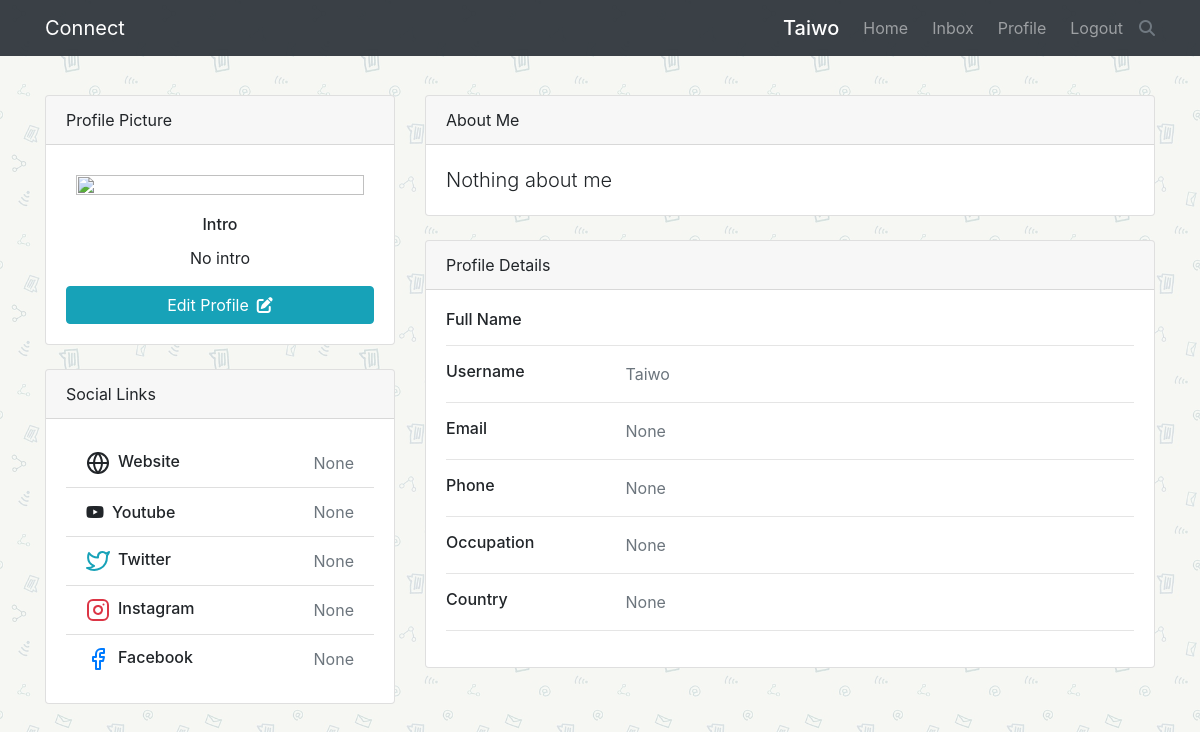
The app's page /user_profile/6cc81dfd09714aa6815d96e62a488e65/ (signed in) with its own data.
### posts/models.py (models this page shows, shortened)
class Profile(models.Model):
    owner = models.OneToOneField(User, on_delete=models.CASCADE, null=True, blank=True, related_name='profile')
    name = models.CharField(max_length=30, null=True, blank=True)
    username = models.CharField(max_length=30, null=True, blank=True)
    intro = models.CharField(max_length=50, null=True, blank=True)
    profile_picture = models.ImageField(
        blank=True, upload_to="Profile_images/")
    cover_picture = models.ImageField(
        blank=True, upload_to="cover_images/")
    occupation = models.CharField(max_length=50, null=True, blank=True)
    about_me = models.TextField(blank=True, null=True)
    mobile = models.CharField(max_length=20, blank=True, null=True)
    email = models.EmailField(max_length=100, null=True, blank=True)
    country = models.CharField(max_length=30, null=True, blank=True)
    website_link = models.URLField(max_length=200, null=True, blank=True)
    facebook_link = models.URLField(max_length=200, null=True, blank=True)
    twitter_link = models.URLField(max_length=200, null=True, blank=True)
    instagram_link = models.URLField(max_length=200, null=True, blank=True)
    youtube_link = models.URLField(max_length=200, null=True, blank=True)
    id = models.UUIDField(max_length=100, default=uuid.uuid4,
                          unique=True, primary_key=True, editable=False)
    def ProfileImageUrl(self):
        try:
            url = self.profile_picture.url
        except:
            url = 'https://ibb.co/Yk9xhdm'
        return url

### posts/views.py (the view)
# urls.py: path('user_profile/<str:id>/', views.user_profile, name= 'user-profile'),
@login_required(login_url='login')
def user_profile(request, id):
    message_form = MessageForm()
    profile = get_object_or_404(Profile, pk=id)
    context = {
        'profile': profile,
        'messageForm': message_form,
    }
    return render(request, 'posts/profile.html', context)

### posts/templates/posts/profile.html (shortened to what this page needs)
{% extends 'base.html' %}
{% block content %}
<div class="row">
    <div class="col-xl-4 mx-auto d-md-flex d-xl-block ">
        <div class="col-md-6 col-xl pr-md-4 pr-xl-0 px-0">
          <div class="card mb-4 mb-xl-4">
              <div class="card-header">Profile Picture</div>
              <img class="img-account-profile rounded" src="{{profile.ProfileImageUrl}}" alt="">
              <div class="card-body text-center">
                <h6 class="card-title">Intro</h6>
                <p class="card-text">{{profile.intro|default_if_none:'No intro'}}</p>
                {% if request.user.profile.id == profile.id %}
                <a href="{% url 'update-profile' profile.id %}" class="btn btn-info btn-block"> Edit Profile<i class="fa fa fa-edit ml-2"></i></a>
                {% else %}
                <button type="button" class="btn btn-info btn-block" data-target="#messageForm" data-toggle="modal">Message <i class="fa fa fa-paper-plane ml-2"></i></button>
                {% endif %}
              </div>
          </div>
        </div>
        <div class="col-md-6 col-xl px-0 ">
          <div class="card mb-4 mb-xl-0">
            <div class="card-header">Social Links</div>
            <div class="card-body">
                <ul class="list-group list-group-flush">
            <li class="list-group-item d-flex justify-content-between align-items-center flex-wrap">
              <h6 class="mb-0">Website</h6>
              <span class="text-secondary">{{profile.website_link}}</span>
            </li>
            <li class="list-group-item d-flex justify-content-between align-items-center flex-wrap">
              <h6 class="mb-0"><i class="fab fa-youtube fa-1x mr-2"></i>Youtube</h6>
              <span class="text-secondary">{{profile.youtube_link}}</span>
            </li>
            <li class="list-group-item d-flex justify-content-between align-items-center flex-wrap">
              <h6 class="mb-0">Twitter</h6>
              <span class="text-secondary">{{profile.twitter_link}}</span>
            </li>
            <li class="list-group-item d-flex justify-content-between align-items-center flex-wrap">
              <h6 class="mb-0">Instagram</h6>
              <span class="text-secondary">{{profile.instagram_link}}</span>
            </li>
            <li class="list-group-item d-flex justify-content-between align-items-center flex-wrap">
              <h6 class="mb-0">Facebook</h6>
              <span class="text-secondary">{{profile.facebook_link}}</span>
            </li>
          </ul>
            </div>
          </div>
        </div>
    </div>
    <div class="col-xl-8">
        <div class="card mb-4">
            <div class="card-header">About Me</div>
            <div class="card-body">
              <p class="card-text lead">{{profile.about_me|default_if_none:"Nothing about me"}}</p>
            </div>
        </div>
        <div class="card mb-4">
            <div class="card-header">Profile Details</div>
            <div class="card-body">
              <div class="row">
              <div class="col-sm-3">
                <h6 class="mb-0">Full Name</h6>
              </div>
              <div class="col-sm-9 text-secondary">
              </div>
            </div>
            <hr>
            <div class="row">
              <div class="col-sm-3">
                <h6 class="mb-0">Username</h6>
              </div>
              <div class="col-sm-9 text-secondary">
               {{profile.username|title}}
              </div>
            </div>
            <hr>
            <div class="row">
              <div class="col-sm-3">
                <h6 class="mb-0">Email</h6>
              </div>
              <div class="col-sm-9 text-secondary">
                {{profile.email}}
              </div>
            </div>
            <hr>
            <div class="row">
              <div class="col-sm-3">
                <h6 class="mb-0">Phone</h6>
              </div>
              <div class="col-sm-9 text-secondary">
               {{profile.mobile}}
              </div>
            </div>
            <hr>
            <div class="row">
              <div class="col-sm-3">
                <h6 class="mb-0">Occupation</h6>
              </div>
              <div class="col-sm-9 text-secondary">
                {{profile.occupation}}
              </div>
            </div>
            <hr>
            <div class="row">
              <div class="col-sm-3">
                <h6 class="mb-0">Country</h6>
              </div>
              <div class="col-sm-9 text-secondary">
               {{profile.country}}
              </div>
            </div>
            <hr>
            </div>
        </div>
    </div>
{% endblock content %}

### templates/base.html (shortened to what this page needs)
{% load static %}
<html lang="en">
<head>
 <link rel="stylesheet" href="https://cdn.jsdelivr.net/npm/bootstrap@4.5.3/dist/css/bootstrap.min.css">
  <link rel="stylesheet" href="https://cdnjs.cloudflare.com/ajax/libs/font-awesome/6.2.1/css/all.min.css" />
  <link rel="stylesheet" href="{% static 'style.css' %}">
  <link rel="stylesheet" href="{% static 'bootstrap.css' %}">
</head>
<body>
  <nav class="navbar navbar-expand-lg navbar-dark bg-dark fixed-top">
    <div class="container">
      <a href="{% url 'index' %}" class="navbar-brand">Connect</a>
      {% if user.is_authenticated %}
      <div class="ml-2 order-lg-2 d-flex align-items-center">
        <div class="dropdown">
          <div class="i fa fa-search text-light text-muted" data-target="#search" data-toggle="dropdown"></div>
        </div>
      </div>
      <div class="collapse navbar-collapse" id="navigation" style="transition: 0.4s">
        <ul class="navbar-nav ml-auto">
          <li class="nav-item">
            <span class="nav-link active h5 m-0">{{request.user|title}}</span>
          </li>
          <li class="nav-item ml-2">
            <a href="{% url 'index' %}" class="nav-link">Home</a>
          </li>
          <li class="nav-item ml-2">
            <a href="{% url 'inbox' %}" class="nav-link">Inbox</a>
          </li>
          <li class="nav-item ml-2">
            <a href="{% url 'own-profile' %}" class="nav-link">Profile</a>
          </li>
          <li class="nav-item ml-2">
            <a href="{% url 'logout' %}" class="nav-link">Logout</a>
          </li>
        </ul>
      </div>
      {% endif %}
    </div>
  </nav>
    <main id="main">
      <div class="container">
        {% block content%}
        {% endblock content%}
      </div>
    </main>
</body>
</html>

### static/style.css (style rules this page uses)
body { background: url('admin_images/message-5994510_1920.jpg') center center/cover no-repeat fixed; position: relative; }
body::after { content: ""; width: 100%; height: 100%; background-color: rgba(255, 255, 255, 0.8); position: fixed; top: 0; left: 0; z-index: -3; }
img { border : none; display: block; }
.img-account-profile { margin: 0 auto; width: 100%; padding: 30px 30px 0px 30px; }
a { text-decoration: none; }
#main { padding-top: 95px; }
.navbar { opacity: 0.97; }
.btn { transition: 0.4s; }

### records on screen
Profile: intro "No intro", website_link "None", youtube_link "None", twitter_link "None", instagram_link "None", facebook_link "None", about_me "Nothing about me", username "Taiwo", email "None", mobile "None", occupation "None", country "None"

### other values on screen
{{ request.user|title }} "Taiwo"
